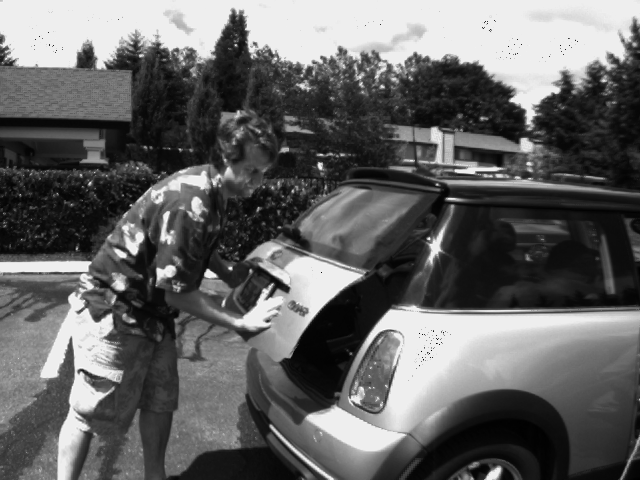
#> input picture Motion Detection/ps04/img-0.4.png, 640 x 480 px, given in place of Shift0.png, which was not available
$ python experiment.py   (older library calls are emulated)
#> lines starting #> are read from the running program, lines starting #| are printed output that depends on the picture; pictures that were not available may be replaced by others from this repository, and a replacement may not be noted
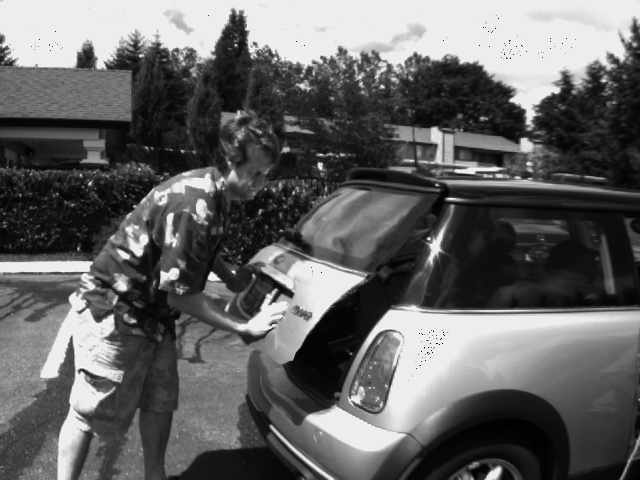
#> input picture Motion Detection/ps04/img-0.6.png, 640 x 480 px, given in place of ShiftR2.png, which was not available
### Motion Detection/ps04/ps4.py
"""Problem Set 4: Motion Detection"""

import numpy as np
import cv2

# Utility function
import sys


# [139 lines left out: functions normalize_and_scale, gradient_x, gradient_y, gaussianKernel, not called in this run]


def optic_flow_lk(img_a, img_b, k_size, k_type, sigma=1):
    """Computes optic flow using the Lucas-Kanade method.
    For efficiency, you should apply a convolution-based method similar to the approach used
    in the last problem sets.
    Note: Implement this method using the instructions in the lectures and the documentation.
    You are not allowed to use any OpenCV functions that are related to Optic Flow.
    Args:
        img_a (numpy.array): grayscale floating-point image with values in [0.0, 1.0].
        img_b (numpy.array): grayscale floating-point image with values in [0.0, 1.0].
        k_size (int): size of averaging kernel to use for weighted averages. Here we assume the kernel window is a
                      square so you will use the same value for both width and height.
        k_type (str): type of kernel to use for weighted averaging, 'uniform' or 'gaussian'. By uniform we mean a
                      kernel with the only ones divided by k_size**2. To implement a Gaussian kernel use
                      cv2.getGaussianKernel. The autograder will use 'uniform'.
        sigma (float): sigma value if gaussian is chosen. Default value set to 1 because the autograder does not use
                       this parameter.
    Returns:
        tuple: 2-element tuple containing:
            U (numpy.array): raw displacement (in pixels) along X-axis, same size as the input images, floating-point
                             type.
            V (numpy.array): raw displacement (in pixels) along Y-axis, same size and type as U.
    """
#> called with k_size = 41, k_type = 'uniform', sigma = 1
    kernel = np.ones((k_size, k_size)) / (k_size * k_size)
    if k_type == 'uniform':
        kernel = np.ones((k_size, k_size)) / (k_size * k_size)
    elif k_type == 'gaussian':
        k = cv2.getGaussianKernel(k_size, sigma)
        kernel = np.outer(k, k)

    Ix = cv2.Sobel(img_a, cv2.CV_64F, 1, 0, ksize=3, scale=1 / 8)
    Iy = cv2.Sobel(img_b, cv2.CV_64F, 0, 1, ksize=3, scale=1 / 8)
    It = img_a - img_b

    Ixx = np.multiply(Ix, Ix)
    Ixy = np.multiply(Ix, Iy)
    Iyy = np.multiply(Iy, Iy)
    Ixt = np.multiply(Ix, It)
    Iyt = np.multiply(Iy, It)

    Sxx = cv2.filter2D(Ixx, -1, kernel)
    Sxy = cv2.filter2D(Ixy, -1, kernel)
    Syy = cv2.filter2D(Iyy, -1, kernel)
    Sxt = cv2.filter2D(Ixt, -1, kernel)
    Syt = cv2.filter2D(Iyt, -1, kernel)

    b = (Sxx * Syy - Sxy * Sxy)
    au = (Syy * Sxt - Sxy * Syt)
    av = (-Sxy * Sxt + Sxx * Syt)
    U = np.divide(au, b, out=np.zeros_like(au), where=b!=0)
    V = np.divide(av, b, out=np.zeros_like(av), where=b!=0)
    U[np.isnan(U)] = 0
    V[np.isnan(V)] = 0
    return U, V


# [89 lines left out: function optic_flow_lk1, not called in this run]


def getKernelReduce(a):
    row = np.array([1, 4, 6, 4, 1]) / 16
    return row


# [140 lines left out: functions reduce_image, gaussian_pyramid, create_combined_img, expand_image, laplacian_pyramid, not called in this run]


def is_invertible(a):
    a.shape[0] == a.shape[1] and np.linalg.matrix_rank(a) == a.shape[0]


# [76 lines left out: functions warp, hierarchical_lk, not called in this run]

### Motion Detection/ps04/experiment.py
"""Problem Set 4: Motion Detection"""

import cv2
import os
import numpy as np

import ps4

# I/O directories
input_dir = "input_images"
output_dir = "./"


# Utility code
def quiver(u, v, scale, stride, color=(0, 255, 0)):

#> called with scale = 4, stride = 10, color = (0, 255, 0)
    img_out = np.zeros((v.shape[0], u.shape[1], 3), dtype=np.uint8)

    for y in range(0, v.shape[0], stride):

        for x in range(0, u.shape[1], stride):
            try:
                cv2.line(img_out, (x, y), (x + int(u[y, x] * scale),
                                       y + int(v[y, x] * scale)), color, 1)
                cv2.circle(img_out, (x + int(u[y, x] * scale),
                                 y + int(v[y, x] * scale)), 1, color, 1)
            except:
                continue

    return img_out


# [66 lines left out: functions quiverimg, scale_u_and_v, not called in this run]


def part_1a():

    shift_0 = cv2.imread(os.path.join(input_dir, 'TestSeq',
                                      'Shift0.png'), 0) / 255.
    shift_r2 = cv2.imread(os.path.join(input_dir, 'TestSeq',
                                       'ShiftR2.png'), 0) / 255.
    shift_r5_u5 = cv2.imread(os.path.join(input_dir, 'TestSeq',
                                          'ShiftR5U5.png'), 0) / 255.

    # Optional: smooth the images if LK doesn't work well on raw images
    k_size = 41  # TODO: Select a kernel size
    k_type = "uniform"  # TODO: Select a kernel type
    sigma = 1  # TODO: Select a sigma value if you are using a gaussian kernel
    u, v = ps4.optic_flow_lk(shift_0, shift_r2, k_size, k_type, sigma)

    # Flow image
    u_v = quiver(u, v, scale=4, stride=10)
    cv2.imwrite(os.path.join(output_dir, "ps4-1-a-1.png"), u_v)

    # Now let's try with ShiftR5U5. You may want to try smoothing the
    # input images first.

    k_size = 74 # TODO: Select a kernel size
    k_type = "uniform"  # TODO: Select a kernel type
    sigma = 1 # TODO: Select a sigma value if you are using a gaussian kernel
    u, v = ps4.optic_flow_lk(shift_0, shift_r5_u5, k_size, k_type, sigma)
#> call 2 of optic_flow_lk, with k_size = 74, k_type = 'uniform', sigma = 1
#> in optic_flow_lk (call 2), `Sxx = cv2.filter2D(Ixx, -1, kernel)`:
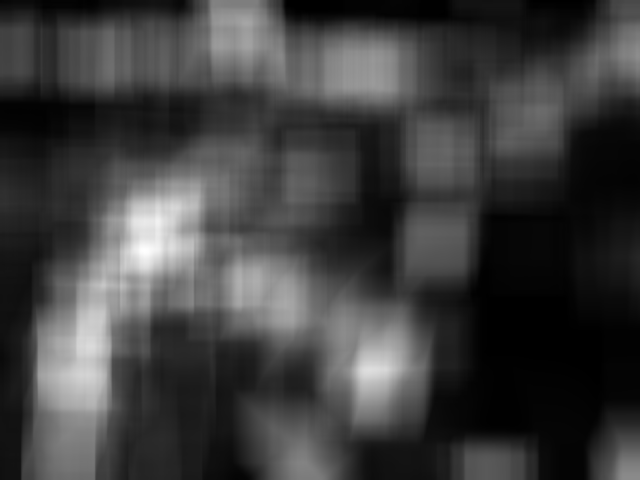
#> Sxx: shape (480, 640) float64; min 7.34e-06, max 0.00513, mean 0.00127; drawn with min black and max white
#> in optic_flow_lk (call 2), `Sxy = cv2.filter2D(Ixy, -1, kernel)`:
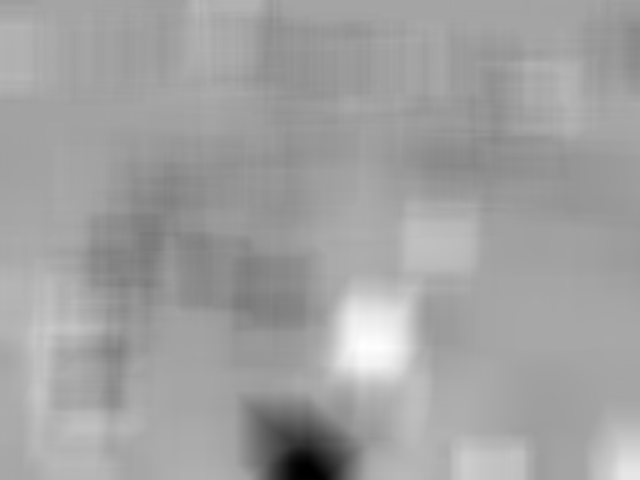
#> Sxy: shape (480, 640) float64; min -0.00287, max 0.00159, mean -4.77e-05; drawn with min black and max white
#> in optic_flow_lk (call 2), `b = (Sxx * Syy - Sxy * Sxy)`:
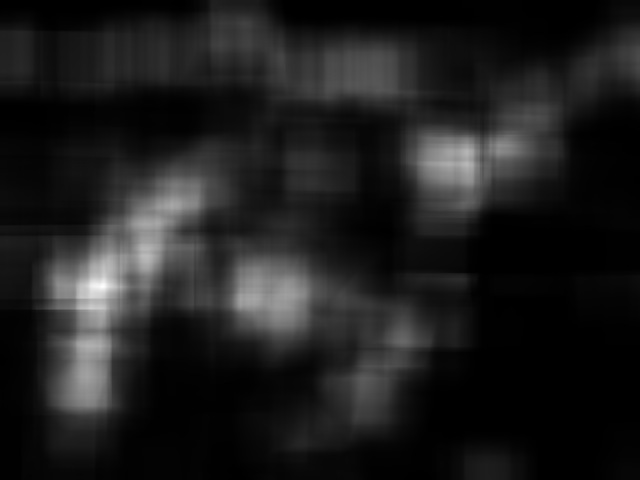
#> b: shape (480, 640) float64; min 2.1e-10, max 2.31e-05, mean 2.75e-06; drawn with min black and max white
#> in optic_flow_lk (call 2), `av = (-Sxy * Sxt + Sxx * Syt)`:
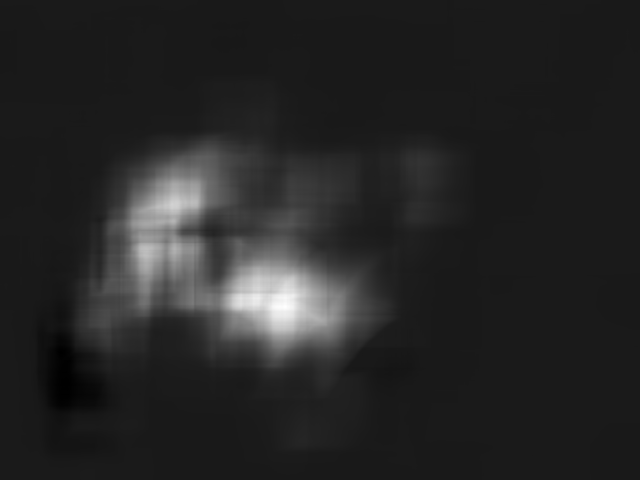
#> av: shape (480, 640) float64; min -2.27e-06, max 2e-05, mean 1.09e-06; drawn with min black and max white
#> in optic_flow_lk (call 2), `V = np.divide(av, b, out=np.zeros_like(av), where=b!=0)`:
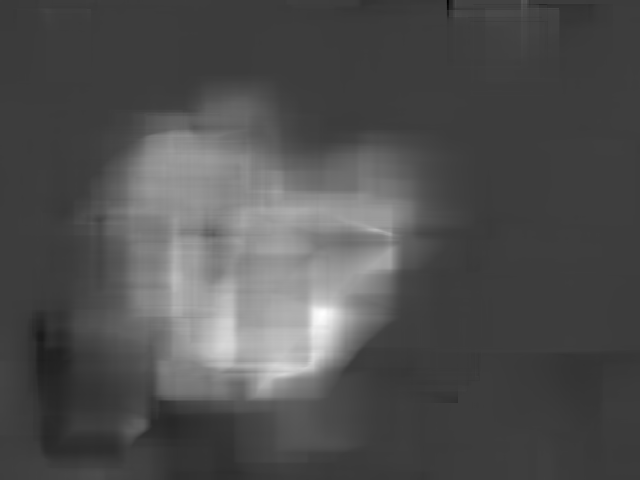
#> V: shape (480, 640) float64; min -0.8, max 2.51, mean 0.239; drawn with min black and max white

    # Flow image
    u_v = quiver(u, v, scale=6, stride=10)
#> call 2 of quiver, with scale = 6, stride = 10, color = (0, 255, 0)
#> after the loop in quiver (call 2), `for y in range(0, v.shape[0], stride):`:
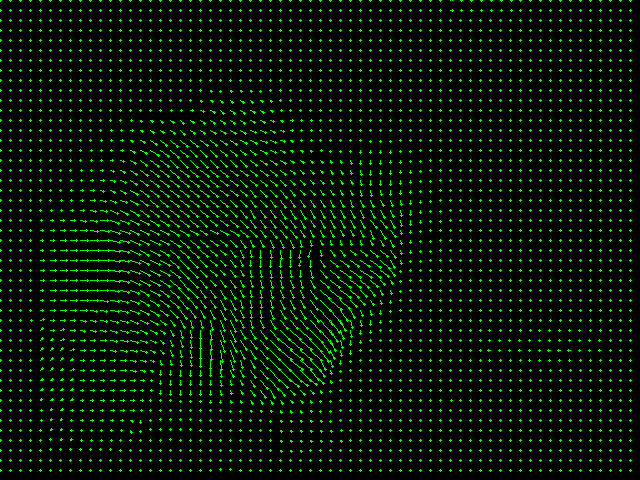
#> img_out: shape (480, 640, 3); mean of channels 0, 1, 2 0, 16.9, 0; drawn as B, G, R
    cv2.imwrite(os.path.join(output_dir, "ps4-1-a-2.png"), u_v)


def part_1b():
    """Performs the same operations applied in part_1a using the images
    ShiftR10, ShiftR20 and ShiftR40.

    You will compare the base image Shift0.png with the remaining
    images located in the directory TestSeq:
    - ShiftR10.png
    - ShiftR20.png
    - ShiftR40.png

    Make sure you explore different parameters and/or pre-process the
    input images to improve your results.

    In this part you should save the following images:
    - ps4-1-b-1.png
    - ps4-1-b-2.png
    - ps4-1-b-3.png

    Returns:
        None
    """
    shift_0 = cv2.imread(os.path.join(input_dir, 'TestSeq',
                                      'Shift0.png'), 0) / 255.
#> (the run stopped early here; a loop or call above may not have finished)
